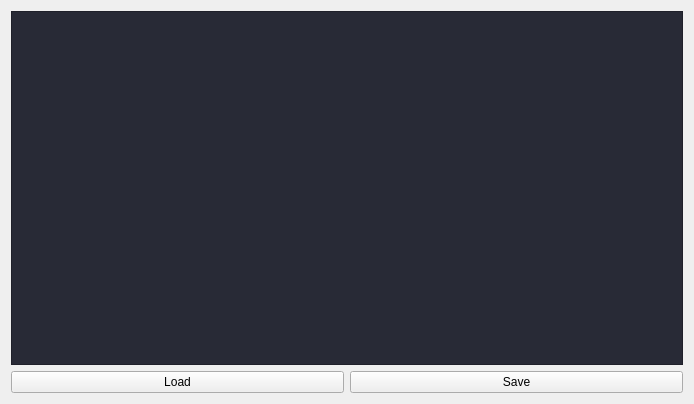
<?xml version="1.0" encoding="UTF-8"?>
<ui version="4.0">
 <class>LuaEditor</class>
 <widget class="QWidget" name="LuaEditor">
  <property name="geometry">
   <rect>
    <x>0</x>
    <y>0</y>
    <width>694</width>
    <height>404</height>
   </rect>
  </property>
  <property name="windowTitle">
   <string>Form</string>
  </property>
  <layout class="QGridLayout" name="gridLayout">
   <item row="0" column="0" colspan="2">
    <widget class="QCodeEditor" name="eEditor">
     <property name="styleSheet">
      <string notr="true">background-color: rgb(40, 42, 54);</string>
     </property>
     <property name="locale">
      <locale language="English" country="World"/>
     </property>
    </widget>
   </item>
   <item row="1" column="0">
    <widget class="QPushButton" name="bLoad">
     <property name="text">
      <string>Load</string>
     </property>
    </widget>
   </item>
   <item row="1" column="1">
    <widget class="QPushButton" name="bSave">
     <property name="text">
      <string>Save</string>
     </property>
    </widget>
   </item>
  </layout>
 </widget>
 <customwidgets>
  <customwidget>
   <class>QCodeEditor</class>
   <extends>QTextEdit</extends>
   <header location="global">QCodeEditor/include/QCodeEditor</header>
  </customwidget>
 </customwidgets>
 <resources/>
 <connections/>
</ui>
